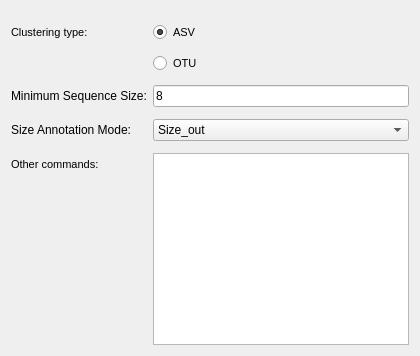
             <widget class="QWidget" name="tab_clustering">
              <attribute name="title">
               <string>Clustering</string>
              </attribute>
              <layout class="QVBoxLayout" name="verticalLayout_7">
               <item>
                <widget class="QFrame" name="frame_clustering">
                 <property name="frameShape">
                  <enum>QFrame::NoFrame</enum>
                 </property>
                 <property name="frameShadow">
                  <enum>QFrame::Plain</enum>
                 </property>
                 <layout class="QFormLayout" name="formLayout_6">
                  <property name="verticalSpacing">
                   <number>12</number>
                  </property>
                  <property name="leftMargin">
                   <number>0</number>
                  </property>
                  <property name="topMargin">
                   <number>0</number>
                  </property>
                  <property name="rightMargin">
                   <number>0</number>
                  </property>
                  <property name="bottomMargin">
                   <number>0</number>
                  </property>
                  <item row="0" column="1">
                   <widget class="QFrame" name="frame_3">
                    <property name="frameShape">
                     <enum>QFrame::NoFrame</enum>
                    </property>
                    <property name="frameShadow">
                     <enum>QFrame::Plain</enum>
                    </property>
                    <layout class="QHBoxLayout" name="horizontalLayout_3">
                     <property name="spacing">
                      <number>0</number>
                     </property>
                     <property name="leftMargin">
                      <number>0</number>
                     </property>
                     <property name="topMargin">
                      <number>0</number>
                     </property>
                     <property name="rightMargin">
                      <number>0</number>
                     </property>
                     <property name="bottomMargin">
                      <number>0</number>
                     </property>
                    </layout>
                   </widget>
                  </item>
                  <item row="5" column="0">
                   <widget class="QLabel" name="label_othercommand_5">
                    <property name="font">
                     <font>
                      <pointsize>8</pointsize>
                     </font>
                    </property>
                    <property name="text">
                     <string>Other commands:</string>
                    </property>
                   </widget>
                  </item>
                  <item row="5" column="1">
                   <widget class="QTextEdit" name="textEdit_othercommand_clustering"/>
                  </item>
                  <item row="1" column="0">
                   <widget class="QLabel" name="label_6">
                    <property name="font">
                     <font>
                      <pointsize>8</pointsize>
                     </font>
                    </property>
                    <property name="text">
                     <string>Clustering type:</string>
                    </property>
                   </widget>
                  </item>
                  <item row="1" column="1">
                   <widget class="QRadioButton" name="radioButton_asv">
                    <property name="font">
                     <font>
                      <pointsize>8</pointsize>
                     </font>
                    </property>
                    <property name="text">
                     <string>ASV</string>
                    </property>
                    <property name="checked">
                     <bool>true</bool>
                    </property>
                   </widget>
                  </item>
                  <item row="2" column="1">
                   <widget class="QRadioButton" name="radioButton_otu">
                    <property name="font">
                     <font>
                      <pointsize>8</pointsize>
                     </font>
                    </property>
                    <property name="text">
                     <string>OTU</string>
                    </property>
                   </widget>
                  </item>
                  <item row="3" column="0">
                   <widget class="QLabel" name="label_11">
                    <property name="text">
                     <string>Minimum Sequence Size:</string>
                    </property>
                   </widget>
                  </item>
                  <item row="4" column="0">
                   <widget class="QLabel" name="label_12">
                    <property name="text">
                     <string>Size Annotation Mode:</string>
                    </property>
                   </widget>
                  </item>
                  <item row="3" column="1">
                   <widget class="QLineEdit" name="lineEdit_min_seq_size_clustering">
                    <property name="text">
                     <string>8</string>
                    </property>
                   </widget>
                  </item>
                  <item row="4" column="1">
                   <widget class="QComboBox" name="comboBox_size_annotation_mode_clustering">
                    <item>
                     <property name="text">
                      <string>Size_out</string>
                     </property>
                    </item>
                    <item>
                     <property name="text">
                      <string>Size_out and Size_in</string>
                     </property>
                    </item>
                   </widget>
                  </item>
                 </layout>
                </widget>
               </item>
              </layout>
             </widget>
